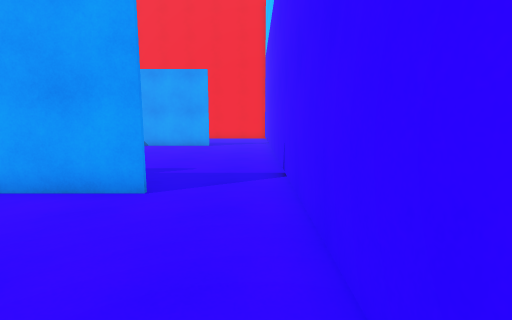
[1] (above)

16 first-person views from a walk through a 3-D level made in the Unity game engine. The camera is 1.4 m above the floor, tilts 8° down and sees 85° across. The floor is counted in squares, 1 m on a side. Each view is taken from the middle of a square. On the plan, view 1 faces up. The plan holds only what a view shows up to about 14 squares ahead; the rest is blank. The place goes on beyond the plan. The player character is not drawn.

[2]
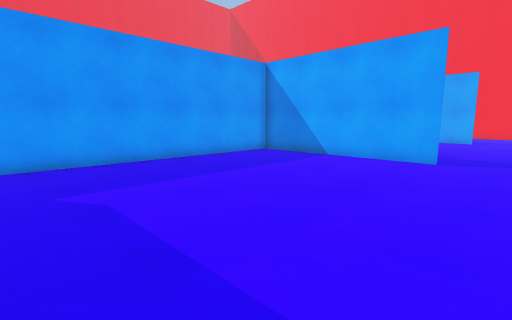

[3]
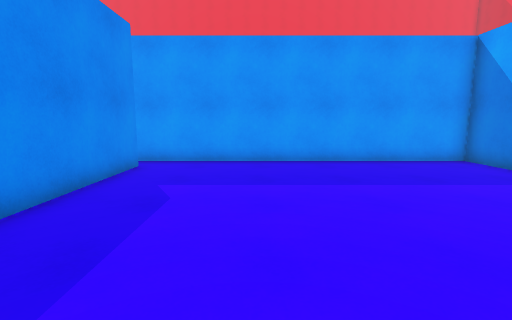

[4]
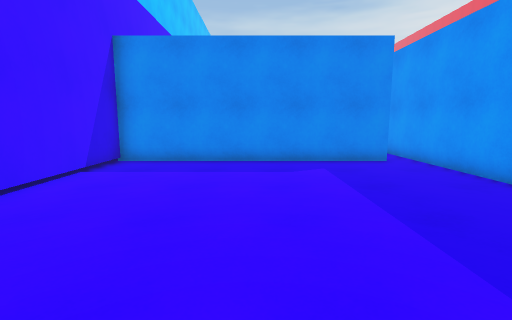

[5]
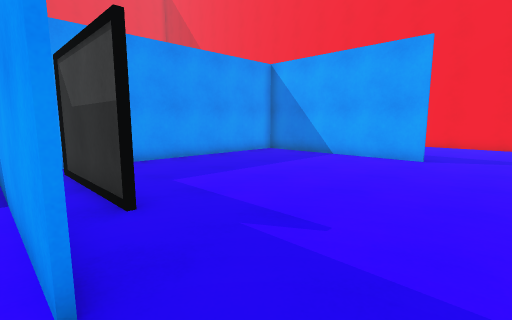

[6]
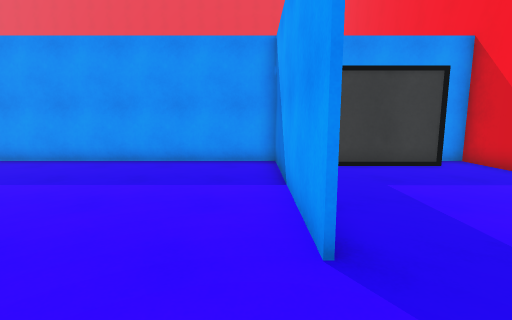

[7]
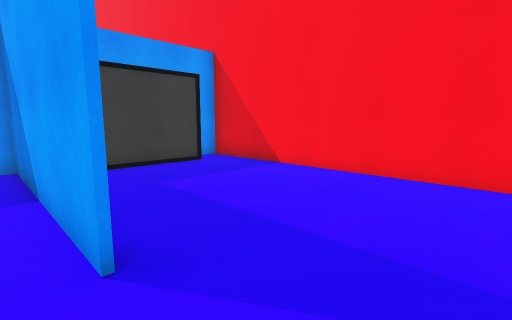

[8]
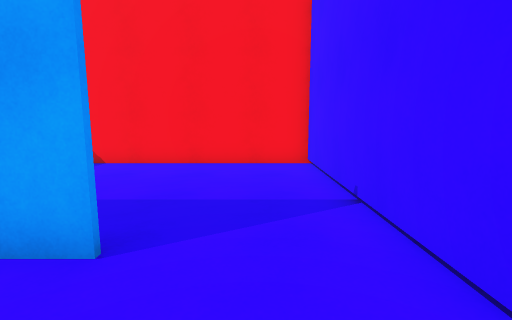

[9]
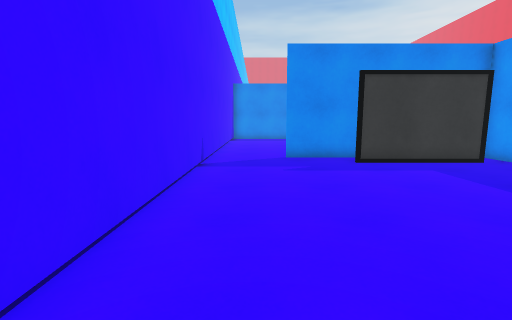

[10]
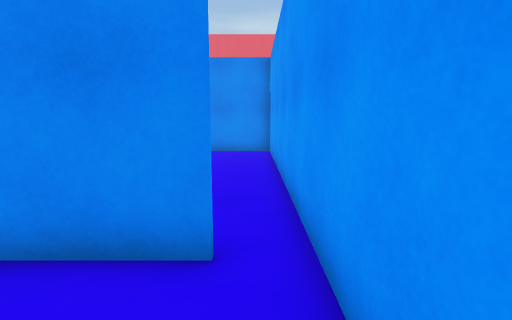

[11]
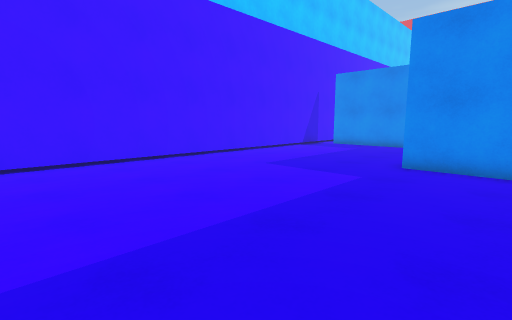

[12]
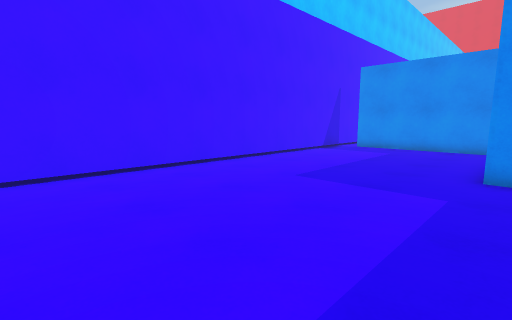

[13]
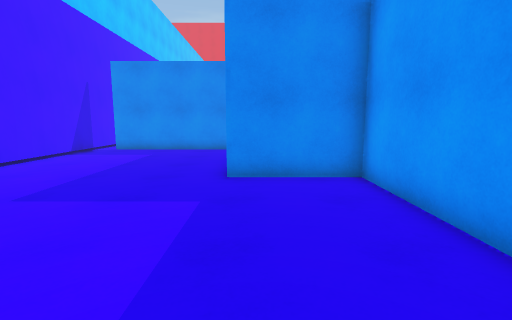

[14]
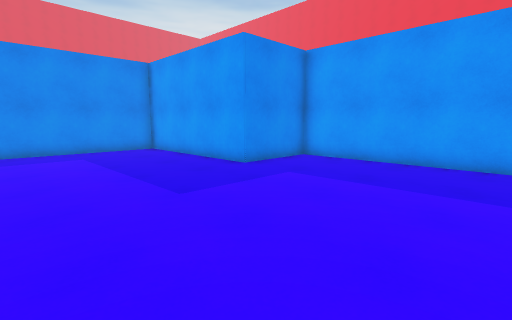

[15]
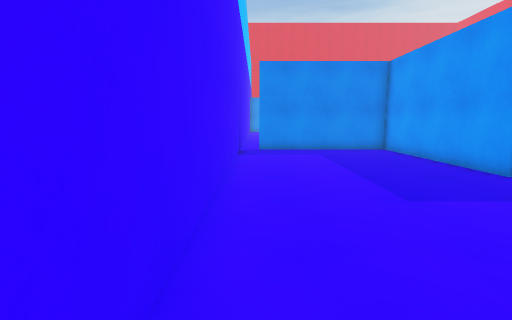

[16]
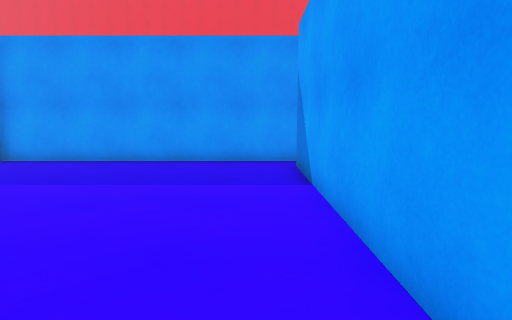

### Floor plan
Points are (right, up) in squares from view 1. A wall is a line through its corners. A room is listed if a view was taken in it or the views show most of it. See-through windows are left out.
Room 1 (views 1, 2, 3, 4, 5, 10)
walls: (0.7, 0.6) (0.7, 5.6); (-2.1, 5.3) (-9.6, 5.3); (-8.6, -5.6) (0.7, -5.6) (0.7, -1); (-9.6, 4.9) (-9.6, -6.5)
ways out: opening at (-1, 5) to room 2; opening at (-9, -6) to room 3
Room 2 (views 6, 7, 8, 9)
walls: (-2.6, 15.7) (-9.6, 15.7) (-9.6, 4.9); (-4.9, 5.4) (-2.1, 5.4); (0.7, 5.6) (0.7, 22.2) (-9.6, 22.2)
ways out: opening at (-1, 5) to room 1
objects: portal (-9, 18) to (-9, 21); portal (-8, 7) to (-5, 7)
Room 3 (views 11, 12, 13, 14, 15, 16)
walls: (-1.1, -5.8) (-8.6, -5.8); (-6.2, -22.6) (-0.1, -22.6); (-9.6, -6.5) (-9.6, -15.8) (-6.3, -15.8) (-6.3, -22.9); (0.7, -23.1) (0.7, -7.2)
ways out: opening at (-9, -6) to room 1

Positions as (right, up) in squares from view 1, and headings:
1: (0, 0), facing up
2: (0, -5), facing up-left
3: (0, -2), facing left
4: (-4, 4), facing down
5: (0, 5), facing up-left
6: (0, 15), facing left
7: (0, 15), facing up-left
8: (-1, 13), facing up
9: (-1, 16), facing down
10: (-9, -3), facing down
11: (-9, -7), facing down-right
12: (-7, -8), facing down-right
13: (-7, -9), facing down
14: (0, -9), facing down-left
15: (0, -9), facing down
16: (0, -7), facing left
